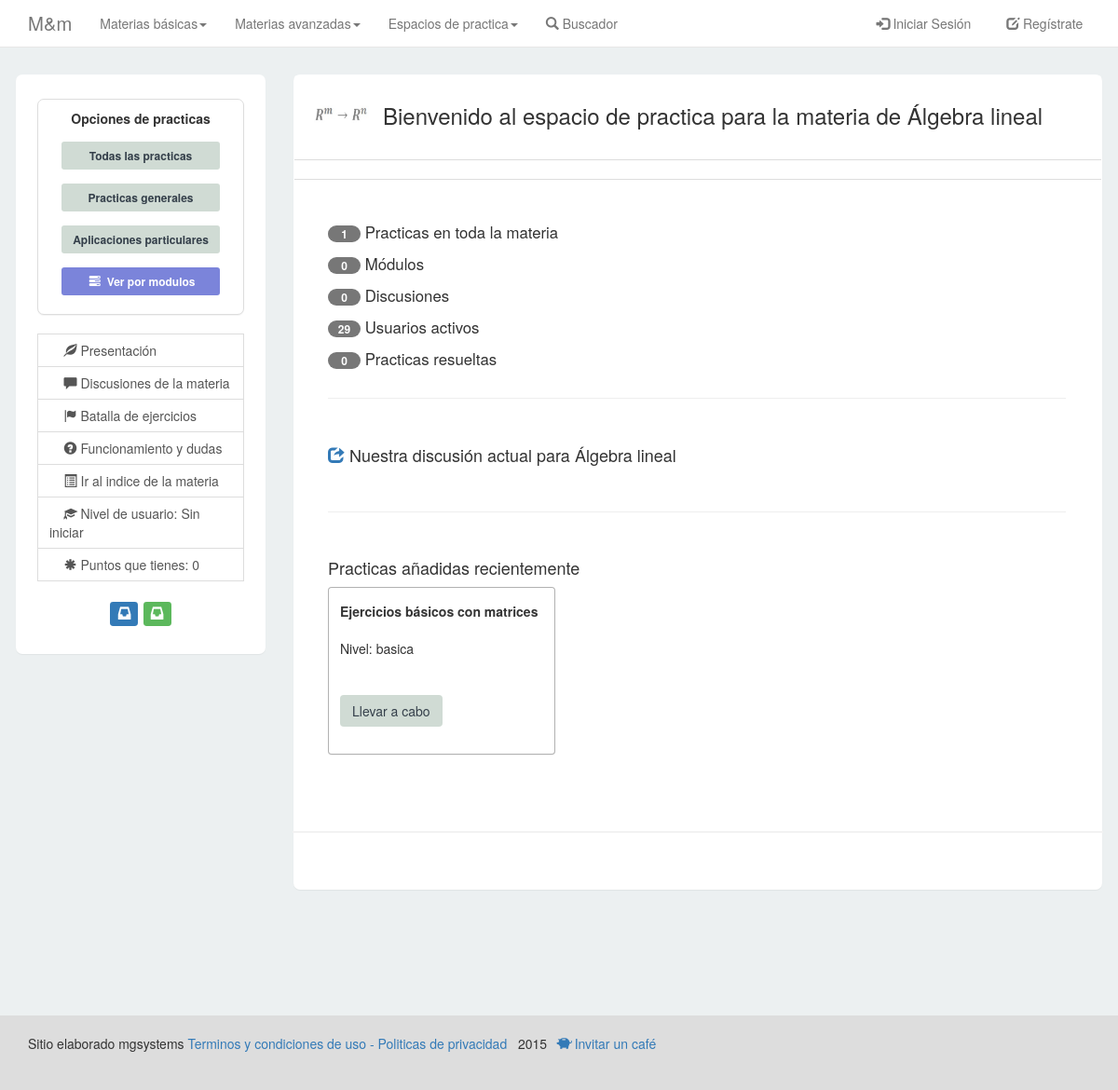
The page /lineal/panel-practicas.php on the database as committed earlier.
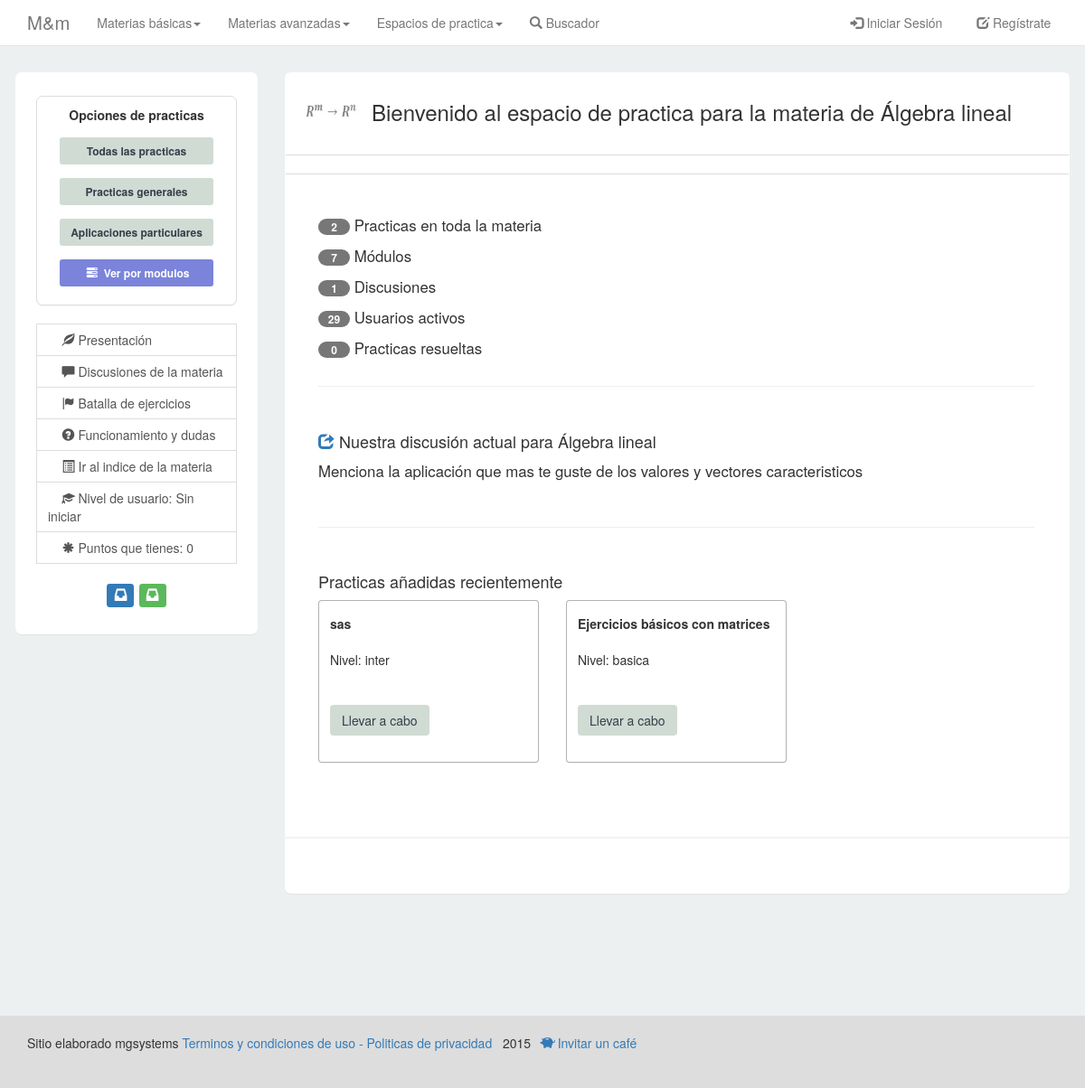
The same page on the database as committed later.
### tables this page shows
CREATE TABLE IF NOT EXISTS `l_prc` (
  `id_lprc` int(11) NOT NULL,
  `name_lprc` varchar(220) NOT NULL,
  `materia` varchar(30) NOT NULL,
  `prod` char(2) NOT NULL,
  `clasf` varchar(50) NOT NULL,
  `nivel` varchar(10) NOT NULL,
  `num_ejerc` int(11) NOT NULL,
  `puntuaje` int(11) DEFAULT NULL,
  `frc_creacion` datetime NOT NULL,
  `frc_mod` datetime NOT NULL,
  `modulo` varchar(140) NOT NULL
);

CREATE TABLE IF NOT EXISTS `discusiones` (
  `id_disc` int(11) NOT NULL,
  `materia` varchar(25) NOT NULL,
  `texto_disc` varchar(250) NOT NULL,
  `alta` char(2) NOT NULL,
  `name_img` varchar(30) NOT NULL,
  `fecha` datetime NOT NULL
);

### lineal/panel-practicas.php (called while the page is built, shortened)
<?php
    global $metaria; $materia = "Algebra lineal";
?>
<?php
          $name_title    = "Álgebra lineal";
          include("../scripts/practicas/despachador_principal_listado_practicas.php");
?>

### ruta.php (called while the page is built)
<?php
	$ruta="http://localhost/cambio";

### scripts/clean/funcion_limpiar.php (called while the page is built)
<?php
	function urls_amigables($url) {
$url = strtolower($url);
$find = array('á', 'é', 'í', 'ó', 'ú', 'ñ');
$repl = array('a', 'e', 'i', 'o', 'u', 'n');
$url = str_replace ($find, $repl, $url);
$find = array(' ', '&', '\r\n', '\n', '+');
$url = str_replace ($find, '-', $url);
$find = array('/[^a-z0-9\-<>]/', '/[\-]+/', '/<[^>]*>/');
$repl = array('', '-', '');
$url = preg_replace ($find, $repl, $url);
return $url;
}
?>

### vistas_principales/practicas/redireccion_portada.php (called while the page is built, shortened)
<?php
	$name_url = urls_amigables($name_lprc);
	if ($materia=='Algebra lineal') {
		$url_prc="$ruta/lineal/practica?prc=$name_url";
	}
?>

### vistas_principales/practicas/vista_presentacion.php (the view, shortened to what this page needs)
<div class="panel-body fk" style='margin-left:24px;margin-top:20px;margin-right:26px;'>
        <div class='row'>
            <div class="col-md-10" >
   				<?php
   					$datos_p   = "SELECT * FROM l_prc WHERE materia = '$materia'";
   					$datos_p_e = $conexion->query($datos_p);
   					$datos_n   = mysqli_num_rows($datos_p_e);
   					$modulos_m = "SELECT * FROM modulos_url WHERE materia='$materia'";
   					$modulos_e = $conexion->query($modulos_m);
   					$modulos_n = mysqli_num_rows($modulos_e);
   				  $busqueda_disc = "SELECT * FROM discusiones WHERE materia='$materia' and alta='si' order by id_disc desc";
            $e_busqueda    = $conexion->query($busqueda_disc);
            $num_disc      = mysqli_num_rows($e_busqueda);
   					$aleatorio = rand(10,100);
   					$us_p      = "SELECT * FROM usuarios_practicas WHERE materia='$materia' and id_usuario='$id_usuario'";
   					$us_p_e    = $conexion->query($us_p);
   					$us_p_n    = mysqli_num_rows($us_p_e);
   				?>
                      <p style='font-size:1.2em;'><span class="badge badge_num"><?php echo $datos_n; ?></span>
                      	Practicas en toda la materia
                      </p>
                      <p style='font-size:1.2em;'><span class="badge badge_num"><?php echo $modulos_n; ?></span>
                      	Módulos
                      </p>
                      <p style='font-size:1.2em;'><span class="badge badge_num"><?php echo $num_disc; ?></span>
                      	Discusiones
                      </p>
	                    <p style='font-size:1.2em;'><span class="badge badge_num"><?php echo $aleatorio; ?></span>
	                    	Usuarios activos
	                    </p>
	                    <p style='font-size:1.2em;'><span class="badge badge_num"><?php echo $us_p_n; ?></span>
	                    	Practicas resueltas
	                    </p>
                      </div>
                  </div>
                  <hr>
          <?php
            $a_busqueda    = $e_busqueda->fetch_array();
            $texto = $a_busqueda['texto_disc'];
          ?>
                  <div class="row">
                  	<div class="col-md-10">
                  		<br>
	                  	<h4><a class='alimpia' href="?op=discusion-actual"><span class='glyphicon glyphicon-share'></span></a> Nuestra discusión actual para <?php echo $name_title ?></h4>
	                  	<p style='font-size:1.2em;'><?php echo $texto ?></p><br>
                  	</div>
                  </div>
                  <hr>
                  <br>
                  <h4>Practicas añadidas recientemente</h4>
                  <div class='row'>
                  <?php
                 		$ultimas_p	  = "SELECT id_lprc,materia,name_lprc,nivel FROM l_prc WHERE materia='$materia' order by id_lprc desc limit 3";
                 		$ultimas_p_e  = $conexion->query($ultimas_p);
                 		include("../scripts/clean/funcion_limpiar.php");
                 		while ($ultimas_a=mysqli_fetch_array($ultimas_p_e)) {
                 				$name_lprc   = $ultimas_a['name_lprc'];
                 				$nivel_lista = $ultimas_a['nivel'];
                 				$materia     = $ultimas_a['materia'];
                 				include("../vistas_principales/practicas/redireccion_portada.php");
                 				?>
                 					<div class='col-md-4'>
						                <div style='height:180px;border-color:rgba(0,0,0,.3);border-radius:4px;' class='panel panel-info fk'>
						                  <div style='height:100px;'>
						                  	<div class='modulep line-clamp'><strong><?php echo $name_lprc ?></strong></div>
						                  	<div class='reci'>
													<div class='module line-clampp'><p><br>Nivel: <?php echo $nivel_lista ?></p></div>
												</div>
						                  </div>
											<a href='<?php echo "$url_prc" ?>'><div class='btn btn-ind'>Llevar a cabo</div></a>
						                </div>
						            </div>
                 				<?php
                 		}
                  ?>
                  </div>
</div>

Rows that differ between the two databases and show on the page:
added discusiones: texto_disc "Menciona la aplicación que mas te guste de los valores y vectores caracteristicos"
added l_prc: name_lprc "sas", nivel "inter"
Other text that changed with them:
$datos_n: "1" → "2"
$modulos_n: "0" → "7"
$num_disc: "0" → "1"
